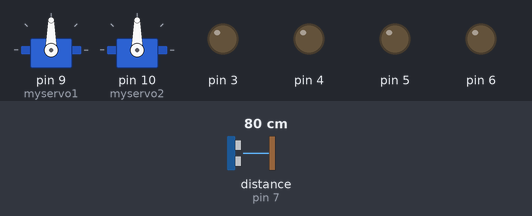
This sketch was run on a simulated Arduino Uno, built with avr-gcc and run on an emulated ATmega328P. On the bench: 2 × servo, output pins drawn as LEDs (lit = HIGH). Wiring (inferred from the names in the program): ultrasonic range finder: trigger pin 8; echo pin 7. The inputs (shaded band) are chosen by the test bench; at power-on: distance to the obstacle (sensor on pin 7) 80 cm. The echo pulse lasts 58.3 µs per cm; pins used as bus, display or sensor lines are not drawn; what the sketch prints to the serial monitor is not drawn.

Above: at 1.2 s.
1.3 s: distance to the obstacle (sensor on pin 7) set to 22 cm
2.8 s: distance to the obstacle (sensor on pin 7) set to 18 cm
At 3.3 s:
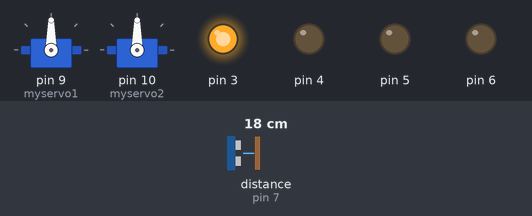
At 11.5 s:
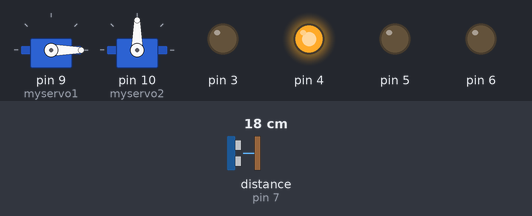
Timing chart, 0 to 11.8 s (numbered marks = the images above; inputs shaded):
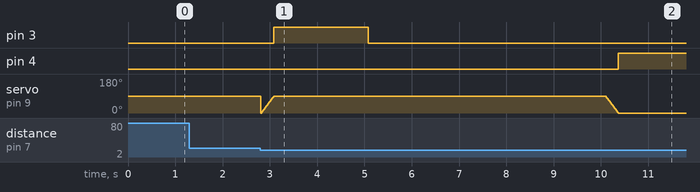

The sketch:

arduino.ino
```cpp
/*
 by-siddharth jain
 VCC to arduino 5v
 GND to arduino GND
 Echo to Arduino pin 7
 Trig to Arduino pin 8
 mot1 to pin 5 & 6  for rotation
 mot2 to pin 3 & 4  to pull the rubber-band
 servo1 for throw
 servo2 to release ball
 */

#include <Servo.h>
#define echoPin 7 // Echo Pin
#define trigPin 8 // Trigger Pin
Servo myservo1;
Servo myservo2;
int maximumRange = 10; // Maximum range needed
int minimumRange = 0; // Minimum range needed
long duration, distance; // Duration used to calculate distance

int k=0;
int pos=90;
int pos1,pos2,pos3;
void setup()
{
 Serial.begin (9600);
 pinMode(trigPin, OUTPUT);
 pinMode(echoPin, INPUT);
 pinMode(3, OUTPUT);
 pinMode(4, OUTPUT);
 pinMode(5, OUTPUT);
 pinMode(6, OUTPUT);
  myservo1.attach(9);
  myservo2.attach(10);

}

void loop()
{
/* The following trigPin/echoPin cycle is used to determine the
 distance of the nearest object by bouncing soundwaves off of it. */
 digitalWrite(trigPin, LOW);
 delayMicroseconds(2);

 digitalWrite(trigPin, HIGH);
 delayMicroseconds(10);

 digitalWrite(trigPin, LOW);
 duration = pulseIn(echoPin, HIGH);

 //Calculate the distance (in cm) based on the speed of sound.
 distance = duration/58.2;
  if (distance >= maximumRange || distance <= minimumRange){
 /* Send a negative number to computer and Turn LED ON
 to indicate "out of range" */
 Serial.println("-1");

 }
 else {
 /* Send the distance to the computer using Serial protocol, and
 turn LED OFF to indicate successful reading. */
 Serial.println(distance);

 }
  if(distance<20 && distance != -1)
{
  for(pos1 = 0; pos1 <= 90; pos1 += 1) // goes from 0 degrees to 180 degrees
  {                                  // in steps of 1 degree
    myservo1.write(pos1);              // tell servo to go to position in variable 'pos'
    delay(3);                       // waits 15ms for the servo to reach the position
  }
  digitalWrite(3,HIGH);
  digitalWrite(4,LOW);
  delay(2000);//change here.................................................................
   digitalWrite(3,LOW);
   delay(5000);
  for(pos1 = 90; pos1>=0; pos1-=1)     // goes from 180 degrees to 0 degrees
  {
    myservo1.write(pos1);              // tell servo to go to position in variable 'pos'
    delay(3);                       // waits 15ms for the servo to reach the position
  }
  digitalWrite(4,HIGH);
  digitalWrite(3,LOW);
  delay(2000);//change here.................................................................
  digitalWrite(4,LOW);
  delay(2000);
}
 if (Serial.available()) {
    // read the most recent byte (which will be from 0 to 255):

    pos2=Serial.read();
    if(pos2==5)
    {
      digitalWrite(5,HIGH);
      digitalWrite(6,LOW);
    }
    else if(pos2==10)
    {
      digitalWrite(6,HIGH);
      digitalWrite(5,LOW);
    }
    else if(pos2==15 || pos2==20)
    {
      digitalWrite(6,LOW);
      digitalWrite(5,LOW);
      if(pos2==20)
      k=5;
    }


  if (k==5){
for(pos3 = 0; pos3 <= 90; pos3 += 1) // goes from 0 degrees to 180 degrees
  {                                  // in steps of 1 degree
    myservo2.write(pos3);              // tell servo to go to position in variable 'pos'
    delay(3);                       // waits 15ms for the servo to reach the position
  }for(pos3 = 90; pos3 >= 0; pos3 -= 1) // goes from 0 degrees to 180 degrees
  {                                  // in steps of 1 degree
    myservo2.write(pos3);              // tell servo to go to position in variable 'pos'
    delay(3);                       // waits 15ms for the servo to reach the position
  }
  k=0;

  }
}
}
```

Measured:
- the behaviour switches between 21 and 20 cm on distance to the obstacle (sensor on pin 7) (found by bisection; images 0 and 1)
- after the input at 1.3 s, every drawn part: stays the same
- after the input at 2.8 s, pin 3: LOW → HIGH after 0.29 s, → LOW 2.0 s later; pin 4: LOW → HIGH after 7.6 s
